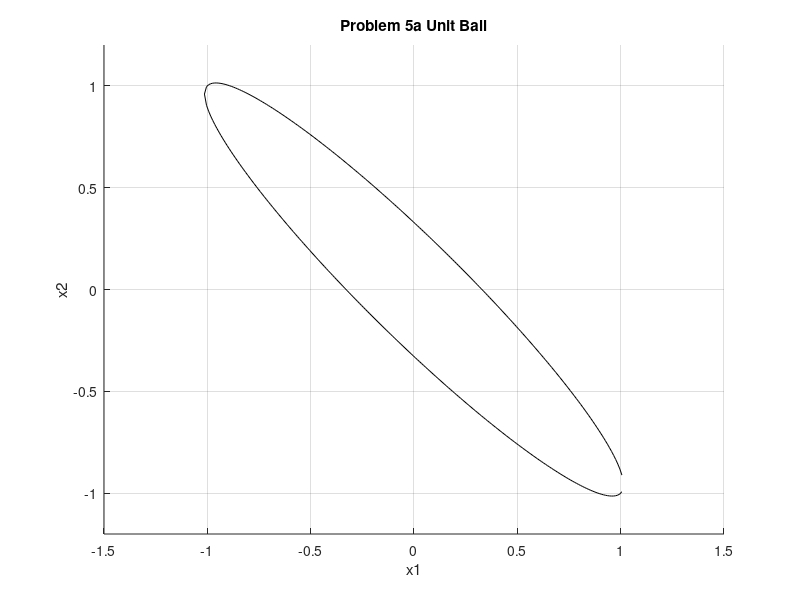

This chart was generated by the following MATLAB code:
x1 = -1.014:0.01:1.014;
hold on
grid on
plot(x1,1/37.*(-35.*x1 + 2.*sqrt(37 - 36.*x1.^2)),'k-')
plot(x1,1/37.*(-35.*x1 - 2.*sqrt(37 - 36.*x1.^2)),'k-')
hold off
title("Problem 5a Unit Ball")
xlabel("x1")
ylabel("x2")
xlim([-1.5 1.5]);
ylim([-1.2 1.2]);